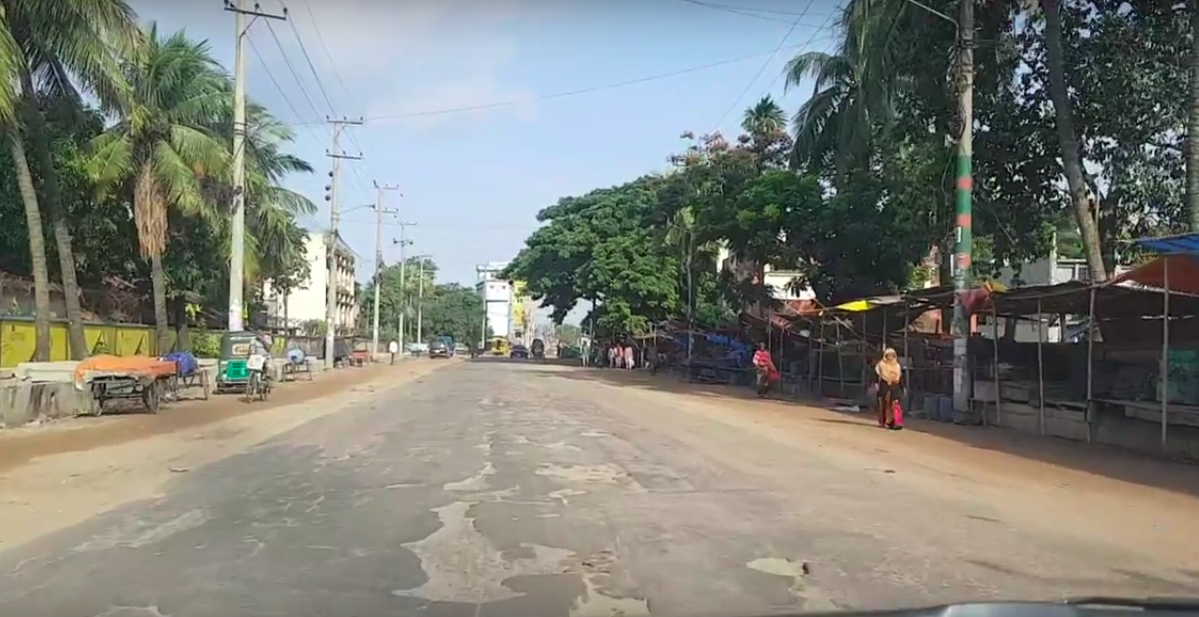
#> input picture poths.png, 1199 x 617 px
$ python LBP.py
#> lines starting #> are read from the running program, lines starting #| are printed output that depends on the picture
import cv2
import pickle
import numpy as np
import os
import matplotlib.pyplot as plt1
import matplotlib.pyplot as plt2
from skimage import feature

def describe(image,numPoints,radius, eps=1e-7):
        # compute the Local Binary Pattern representation
        # of the image, and then use the LBP representation
        # to build the histogram of patterns
        lbp = feature.local_binary_pattern(image, numPoints,
            radius, method="uniform")
        (hist, _) = np.histogram(lbp.ravel(),
            bins=np.arange(0, numPoints + 3),
            range=(0, numPoints + 2))

        # normalize the histogram
        hist = hist.astype("float")
        hist /= (hist.sum() + eps)

        # return the histogram of Local Binary Patterns
        return hist,lbp
if __name__ == '__main__':


    while True:
        frame = cv2.imread("poths.png")
#> frame is the input picture: shape (617, 1199, 3); mean B, G, R 122, 129.8, 127.8


        frame = cv2.resize(frame,(512,512))
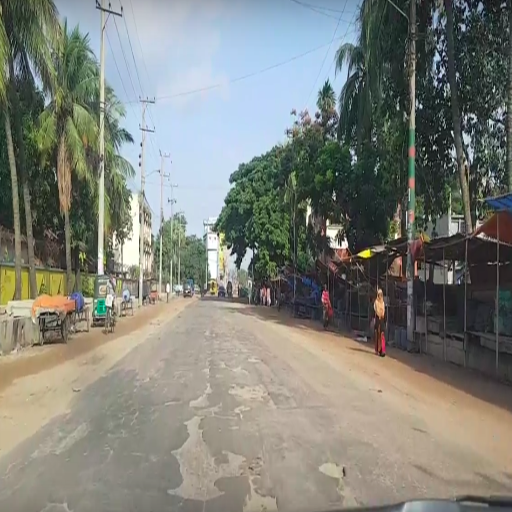
#> frame: shape (512, 512, 3); mean B, G, R 121.9, 129.6, 127.7
        gray = cv2.cvtColor(frame, cv2.COLOR_BGR2GRAY)
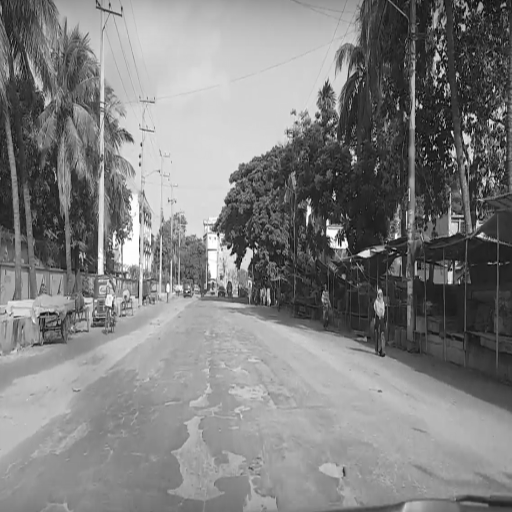
#> gray: shape (512, 512); min 0, max 255, mean 128.2
        hist,lbp = describe(gray,10,5)
#> in describe, `lbp = feature.local_binary_pattern(image, numPoints, radius, method="u..`:
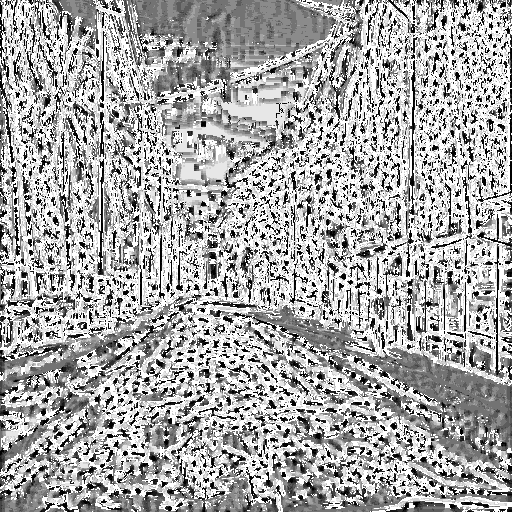
#> lbp: shape (512, 512) float64; min 0, max 11, mean 7.25; drawn with min black and max white
#> in describe, `(hist, _) = np.histogram(lbp.ravel(), bins=np.arange(0, numPoints + 3)..`: hist = [17605, 17202, 10102, 9696, 13565, 21788, 17757, 10273, 10477, 19071, 22986, 91622]
#> in describe, `hist /= (hist.sum() + eps)`: hist = [0.0672, 0.0656, 0.0385, 0.037, 0.0517, 0.0831, 0.0677, 0.0392, 0.04, 0.0728, 0.0877, 0.35]

        cv2.imshow("s",frame)
        print(lbp)
#> (printed output is left out)

        cv2.imshow("his",lbp.astype("uint8"))

        k = cv2.waitKey(30)
#> (key Esc is pressed here)

        if k%256 == 27:
            # ESC pressed
            print("Escape hit, closing...")
            break

cv2.destroyAllWindows()

$ run again, with 112.png copied over poths.png
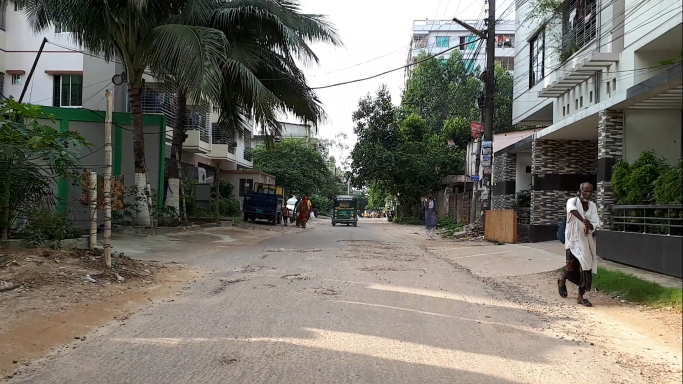
#> input picture 112.png, 1366 x 768 px (shown at 1/2 size)
#> frame is the input picture: shape (768, 1366, 3); mean B, G, R 105.1, 114, 117.1
#> frame: shape (512, 512, 3)
#> `gray = cv2.cvtColor(frame, cv2.COLOR_BGR2GRAY)`:
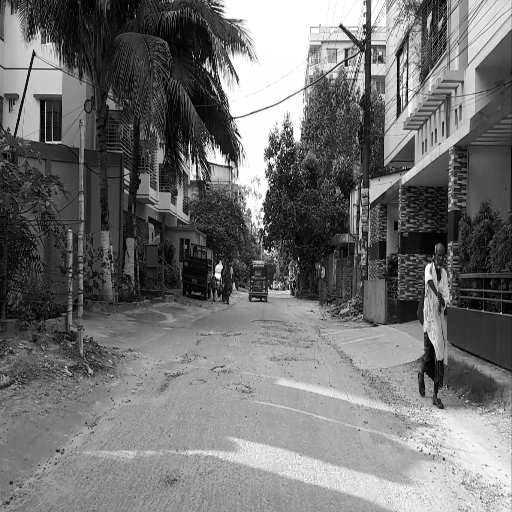
#> gray: shape (512, 512); min 0, max 255, mean 113.9
#> in describe, `lbp = feature.local_binary_pattern(image, numPoints, radius, method="u..`:
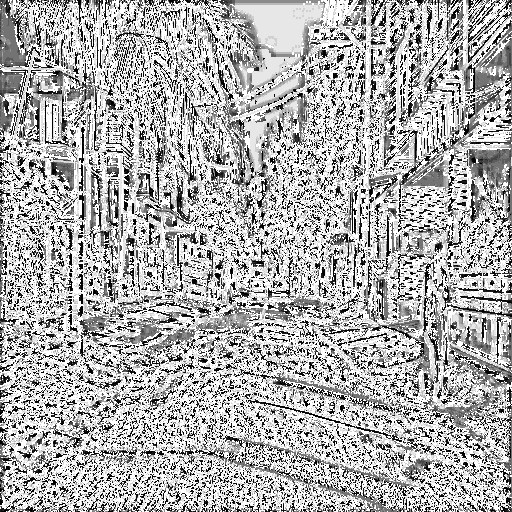
#> lbp: shape (512, 512) float64; min 0, max 11, mean 7.56; drawn with min black and max white
#> in describe, `(hist, _) = np.histogram(lbp.ravel(), bins=np.arange(0, numPoints + 3)..`: hist = [21995, 20919, 8884, 7604, 8939, 13017, 8682, 7436, 8739, 21074, 27480, 107375]
#> in describe, `hist /= (hist.sum() + eps)`: hist = [0.0839, 0.0798, 0.0339, 0.029, 0.0341, 0.0497, 0.0331, 0.0284, 0.0333, 0.0804, 0.105, 0.41]
#> (printed output is left out)

$ run again, with aa.png copied over poths.png
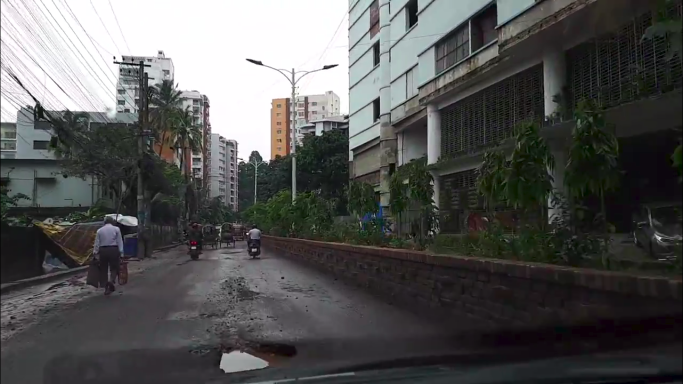
#> input picture aa.png, 1366 x 768 px (shown at 1/2 size)
#> frame is the input picture: shape (768, 1366, 3); mean B, G, R 83.8, 84.7, 84.4
#> `frame = cv2.resize(frame,(512,512))`:
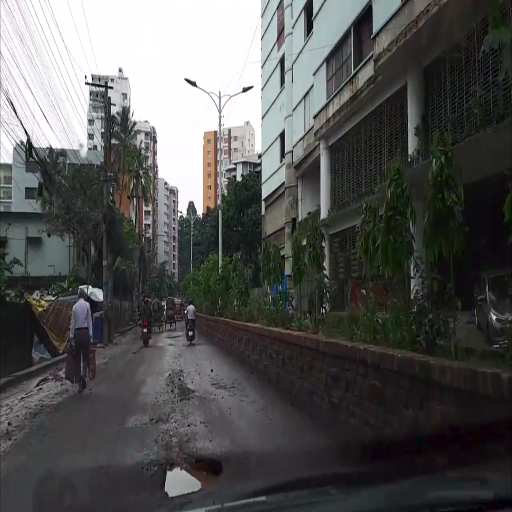
#> frame: shape (512, 512, 3); mean B, G, R 83.8, 84.7, 84.4
#> in describe, `lbp = feature.local_binary_pattern(image, numPoints, radius, method="u..`:
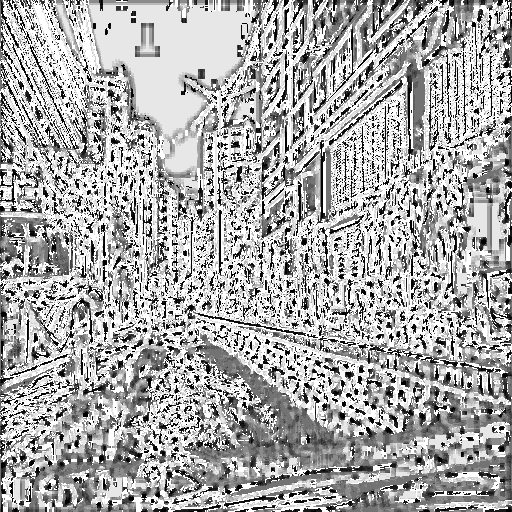
#> lbp: shape (512, 512) float64; min 0, max 11, mean 7.37; drawn with min black and max white
#> in describe, `(hist, _) = np.histogram(lbp.ravel(), bins=np.arange(0, numPoints + 3)..`: hist = [16110, 16580, 9313, 9510, 12778, 22378, 14942, 11160, 11025, 18345, 34716, 85287]
#> in describe, `hist /= (hist.sum() + eps)`: hist = [0.0615, 0.0632, 0.0355, 0.0363, 0.0487, 0.0854, 0.057, 0.0426, 0.0421, 0.07, 0.132, 0.325]
#> (printed output is left out)

$ run again, with image3.png copied over poths.png
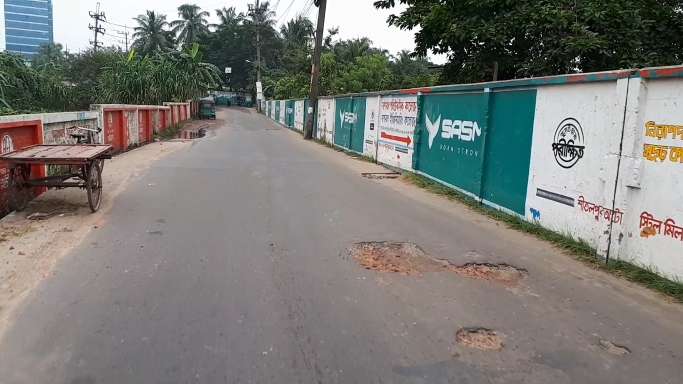
#> input picture image3.png, 1366 x 768 px (shown at 1/2 size)
#> frame is the input picture: shape (768, 1366, 3); mean B, G, R 119.8, 124.4, 124.2
#> frame: shape (512, 512, 3)
#> `gray = cv2.cvtColor(frame, cv2.COLOR_BGR2GRAY)`:
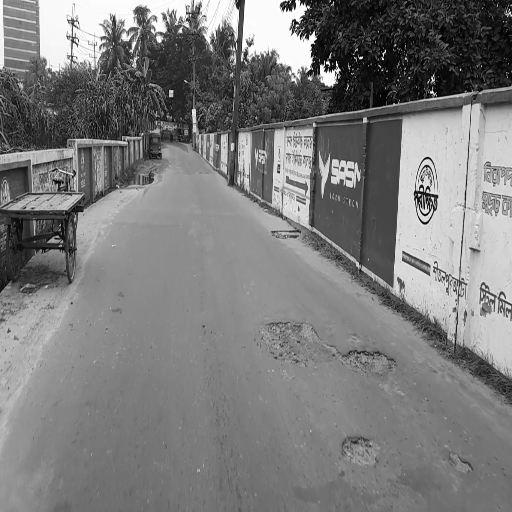
#> gray: shape (512, 512); min 0, max 255, mean 123.7
#> in describe, `lbp = feature.local_binary_pattern(image, numPoints, radius, method="u..`:
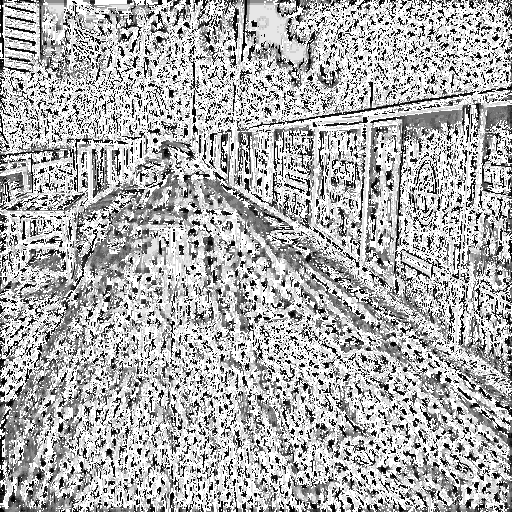
#> lbp: shape (512, 512) float64; min 0, max 11, mean 7.52; drawn with min black and max white
#> in describe, `(hist, _) = np.histogram(lbp.ravel(), bins=np.arange(0, numPoints + 3)..`: hist = [20265, 18954, 9198, 8263, 11103, 14022, 11073, 9026, 10215, 21273, 24498, 104254]
#> in describe, `hist /= (hist.sum() + eps)`: hist = [0.0773, 0.0723, 0.0351, 0.0315, 0.0424, 0.0535, 0.0422, 0.0344, 0.039, 0.0812, 0.0935, 0.398]
#> (printed output is left out)
